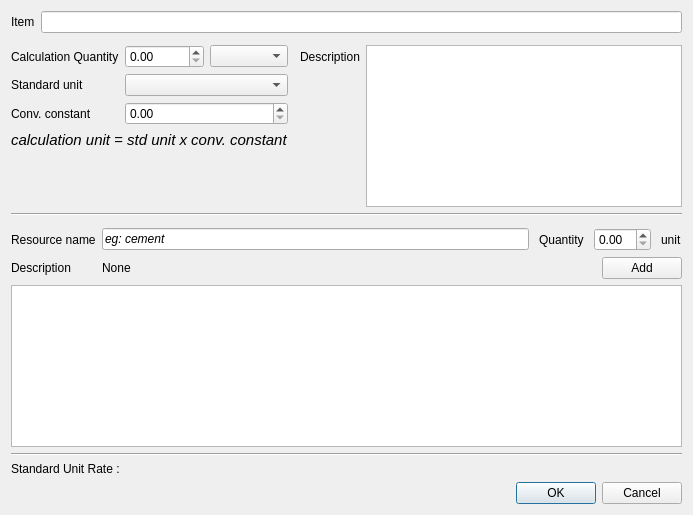
<?xml version="1.0" encoding="UTF-8"?>
<ui version="4.0">
 <class>AddRemoveURC</class>
 <widget class="QDialog" name="AddRemoveURC">
  <property name="geometry">
   <rect>
    <x>0</x>
    <y>0</y>
    <width>693</width>
    <height>515</height>
   </rect>
  </property>
  <property name="windowTitle">
   <string>Dialog</string>
  </property>
  <layout class="QHBoxLayout" name="horizontalLayout_6">
   <item>
    <layout class="QVBoxLayout" name="verticalLayout_4">
     <item>
      <layout class="QFormLayout" name="formLayout_2">
       <property name="fieldGrowthPolicy">
        <enum>QFormLayout::AllNonFixedFieldsGrow</enum>
       </property>
       <property name="bottomMargin">
        <number>6</number>
       </property>
       <item row="0" column="0">
        <widget class="QLabel" name="label_4">
         <property name="text">
          <string>Item</string>
         </property>
        </widget>
       </item>
       <item row="0" column="1">
        <widget class="QLineEdit" name="itemlineEdit">
         <property name="font">
          <font>
           <family>Arial</family>
           <italic>true</italic>
          </font>
         </property>
         <property name="statusTip">
          <string comment="search item"/>
         </property>
         <property name="text">
          <string/>
         </property>
        </widget>
       </item>
      </layout>
     </item>
     <item>
      <layout class="QHBoxLayout" name="horizontalLayout_3">
       <item>
        <layout class="QVBoxLayout" name="verticalLayout">
         <item>
          <layout class="QFormLayout" name="formLayout_3">
           <property name="fieldGrowthPolicy">
            <enum>QFormLayout::AllNonFixedFieldsGrow</enum>
           </property>
           <item row="0" column="0">
            <widget class="QLabel" name="label_8">
             <property name="text">
              <string>Calculation Quantity</string>
             </property>
            </widget>
           </item>
           <item row="0" column="1">
            <layout class="QHBoxLayout" name="horizontalLayout_2">
             <item>
              <widget class="QDoubleSpinBox" name="itemQtySpinBox"/>
             </item>
             <item>
              <widget class="QComboBox" name="calcUnitComboBox"/>
             </item>
            </layout>
           </item>
           <item row="1" column="0">
            <widget class="QLabel" name="label_9">
             <property name="text">
              <string>Standard unit</string>
             </property>
            </widget>
           </item>
           <item row="1" column="1">
            <widget class="QComboBox" name="stdUnitComboBox"/>
           </item>
           <item row="2" column="0">
            <widget class="QLabel" name="label_6">
             <property name="text">
              <string>Conv. constant</string>
             </property>
            </widget>
           </item>
           <item row="2" column="1">
            <widget class="QDoubleSpinBox" name="convConstSpinBox"/>
           </item>
          </layout>
         </item>
         <item>
          <widget class="QLabel" name="label_7">
           <property name="font">
            <font>
             <family>Arial</family>
             <pointsize>11</pointsize>
             <italic>true</italic>
            </font>
           </property>
           <property name="text">
            <string>calculation unit = std unit x conv. constant</string>
           </property>
          </widget>
         </item>
         <item>
          <spacer name="verticalSpacer">
           <property name="orientation">
            <enum>Qt::Vertical</enum>
           </property>
           <property name="sizeHint" stdset="0">
            <size>
             <width>20</width>
             <height>40</height>
            </size>
           </property>
          </spacer>
         </item>
        </layout>
       </item>
       <item>
        <layout class="QFormLayout" name="formLayout_4">
         <property name="fieldGrowthPolicy">
          <enum>QFormLayout::AllNonFixedFieldsGrow</enum>
         </property>
         <property name="leftMargin">
          <number>6</number>
         </property>
         <item row="0" column="0">
          <widget class="QLabel" name="label_10">
           <property name="text">
            <string>Description</string>
           </property>
          </widget>
         </item>
         <item row="0" column="1">
          <widget class="QTextBrowser" name="textBrowser">
           <property name="sizeIncrement">
            <size>
             <width>0</width>
             <height>8</height>
            </size>
           </property>
          </widget>
         </item>
        </layout>
       </item>
      </layout>
     </item>
     <item>
      <widget class="Line" name="line_3">
       <property name="orientation">
        <enum>Qt::Horizontal</enum>
       </property>
      </widget>
     </item>
     <item>
      <layout class="QFormLayout" name="formLayout">
       <property name="topMargin">
        <number>6</number>
       </property>
       <item row="0" column="0">
        <widget class="QLabel" name="label">
         <property name="text">
          <string>Resource name</string>
         </property>
        </widget>
       </item>
       <item row="0" column="1">
        <layout class="QHBoxLayout" name="horizontalLayout_4">
         <property name="spacing">
          <number>10</number>
         </property>
         <item>
          <widget class="QLineEdit" name="rsrcNamelineEdit">
           <property name="enabled">
            <bool>true</bool>
           </property>
           <property name="font">
            <font>
             <family>Arial</family>
             <italic>true</italic>
            </font>
           </property>
           <property name="text">
            <string>eg: cement</string>
           </property>
          </widget>
         </item>
         <item>
          <widget class="QLabel" name="label_2">
           <property name="text">
            <string>Quantity</string>
           </property>
           <property name="margin">
            <number>4</number>
           </property>
          </widget>
         </item>
         <item>
          <widget class="QDoubleSpinBox" name="rsrcQtySpinBox"/>
         </item>
         <item>
          <widget class="QLabel" name="rsrcUnitLabel">
           <property name="text">
            <string>unit</string>
           </property>
          </widget>
         </item>
        </layout>
       </item>
       <item row="1" column="0">
        <layout class="QVBoxLayout" name="verticalLayout_2">
         <item>
          <widget class="QLabel" name="label_5">
           <property name="text">
            <string>Description</string>
           </property>
          </widget>
         </item>
        </layout>
       </item>
       <item row="1" column="1">
        <layout class="QHBoxLayout" name="horizontalLayout">
         <item>
          <widget class="QLabel" name="label_3">
           <property name="text">
            <string>None</string>
           </property>
          </widget>
         </item>
         <item>
          <layout class="QVBoxLayout" name="verticalLayout_3">
           <item>
            <layout class="QHBoxLayout" name="horizontalLayout_5">
             <item>
              <spacer name="horizontalSpacer">
               <property name="orientation">
                <enum>Qt::Horizontal</enum>
               </property>
               <property name="sizeHint" stdset="0">
                <size>
                 <width>40</width>
                 <height>20</height>
                </size>
               </property>
              </spacer>
             </item>
             <item>
              <widget class="QPushButton" name="AddRsrcPushButton">
               <property name="text">
                <string>Add</string>
               </property>
              </widget>
             </item>
            </layout>
           </item>
          </layout>
         </item>
        </layout>
       </item>
      </layout>
     </item>
     <item>
      <widget class="QTableView" name="URCTableView"/>
     </item>
     <item>
      <widget class="Line" name="line_4">
       <property name="orientation">
        <enum>Qt::Horizontal</enum>
       </property>
      </widget>
     </item>
     <item>
      <widget class="QLabel" name="stdUnitRateLabel">
       <property name="text">
        <string>Standard Unit Rate : </string>
       </property>
      </widget>
     </item>
     <item>
      <widget class="QDialogButtonBox" name="URCEditButtonBox">
       <property name="orientation">
        <enum>Qt::Horizontal</enum>
       </property>
       <property name="standardButtons">
        <set>QDialogButtonBox::Cancel|QDialogButtonBox::Ok</set>
       </property>
      </widget>
     </item>
    </layout>
   </item>
  </layout>
  <zorder></zorder>
 </widget>
 <resources/>
 <connections>
  <connection>
   <sender>URCEditButtonBox</sender>
   <signal>accepted()</signal>
   <receiver>AddRemoveURC</receiver>
   <slot>accept()</slot>
   <hints>
    <hint type="sourcelabel">
     <x>248</x>
     <y>254</y>
    </hint>
    <hint type="destinationlabel">
     <x>157</x>
     <y>274</y>
    </hint>
   </hints>
  </connection>
  <connection>
   <sender>URCEditButtonBox</sender>
   <signal>rejected()</signal>
   <receiver>AddRemoveURC</receiver>
   <slot>reject()</slot>
   <hints>
    <hint type="sourcelabel">
     <x>316</x>
     <y>260</y>
    </hint>
    <hint type="destinationlabel">
     <x>286</x>
     <y>274</y>
    </hint>
   </hints>
  </connection>
 </connections>
</ui>
